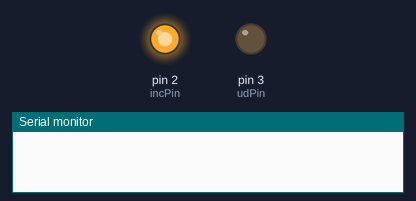
Recording of a sketch running on a simulated Arduino Uno, built with avr-gcc and run on an emulated ATmega328P. Shown: output pins drawn as LEDs (lit = HIGH), the last lines printed to the serial monitor. Pins used as bus, display or sensor lines are not drawn.

Above: at 0.1 s.
At 5.1 s:
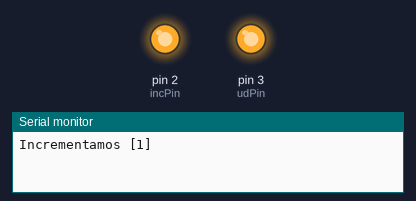
Timing chart, 0 to 6.6 s (numbered marks = the images above):
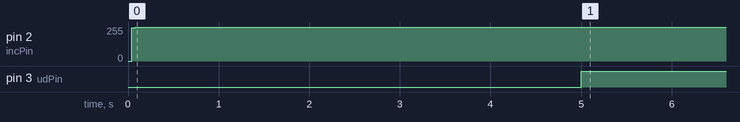

Measured:
- by itself, pin 2 (incPin): 0/255 → 255/255 at 0.04 s
- by itself, pin 3 (udPin): LOW → HIGH at 5.0 s

The sketch:

PotenciometroDigital.ino
```cpp
/*
 * PROGRAMA PARA LA CARACTERIZACION DE UN POT DIGITAL X9C103.
 * EN ESTE PROGRAMA SOLO SE RECURRE A LOS DIFERENTES VALORES
 * DEL POT DIGITAL DE UNA MANERA CONSECUTIVA
 *
 * ALEJANDRO SALINAS V.
 */
// pines de control del pot digital
int incPin = 2; // increment input
int udPin = 3; // Up/Down input
int csPin = 4; // Chip select input

// otra configuracion de pines
//int incPin = 8; // increment input
//int udPin =  9; // Up/Down input
//int csPin =  10; // Chip select input

int contador = 0;
void setup() {
  Serial.begin(9600);
  pinMode(incPin, OUTPUT);
  pinMode(udPin, OUTPUT);
  pinMode(csPin, OUTPUT);
  digitalWrite(csPin, HIGH); // se encuentra en stand by current
  reset();
}

void loop() {

  if (Serial.available() > 0) {
    char  Dato = Serial.read();
    Serial.println(Dato);
    if(Dato == 'U'){
      up();
      contador ++;
      Serial.println("Incrementamos [" + String(contador) + "]" );
    } // if U

    if(Dato == 'D'){
      down();
      Serial.println("Disminuinos");
      contador --;
    } // if D


 }// if serial

// Barrido automatico.
  for(int i = 0; i < 100; i++){
     delay(5000);
      up();
      contador ++;
      Serial.println("Incrementamos [" + String(contador) + "]" );

  }

}// llave loop

void up(){
  //Incremento wiper up
  digitalWrite(udPin, HIGH);
  digitalWrite(incPin, HIGH); // generar pulso de bajada, to down
  digitalWrite(csPin, LOW);


  digitalWrite(incPin, LOW); // Generamos pulso de bajada (flanco to down)
  delayMicroseconds(3);
  digitalWrite(incPin, HIGH); // regresamos el flanco, store.
  delayMicroseconds(3);

  digitalWrite(csPin, HIGH); // Store wiper position 7 & standby  current

}

void down(){
  //Decremento wiper down
  digitalWrite(udPin, LOW);
  digitalWrite(incPin, HIGH); // generar pulso de bajada, to down
  digitalWrite(csPin, LOW);


  digitalWrite(incPin, LOW); // Generamos pulso de bajada (flanco to down)
  delayMicroseconds(3);
  digitalWrite(incPin, HIGH); // regresamos el flanco, store.
  delayMicroseconds(3);

  digitalWrite(csPin, HIGH); // Store wiper position 7 & standby  current
}

// Reiniciamos el valor del pot mandandolo a la resistencia más baja
void reset(){
  int i = 0;
  for(i; i<100; i++)
    down();
}
```
